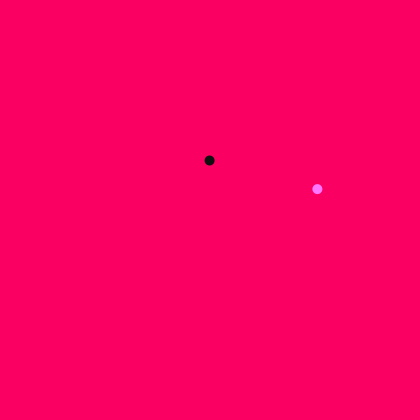
Frame 1 (no input)
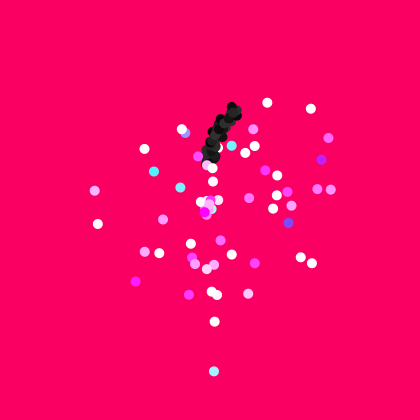
Frame 60 (the mouse pressed at the canvas centre just before this capture)
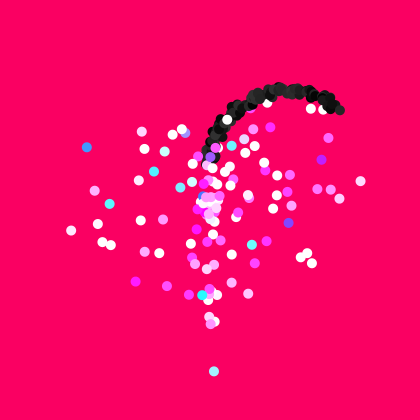
Frame 120 (the mouse held since frame 60 and released just before this capture)

The Processing sketch that drew these frames (run headless with seeded random() and noise(); from frame 60 on, the mouse is pressed at the canvas centre):

// Processing sketch: processing_124702
// ── processing_124702.pde

float x;
float y;

float t1 = 2;
float t2 = 0;
float r = 10;

void setup() {
  size(420, 420);
  background(250, 0, 98);
  smooth();
  noStroke();

  frameRate(5000);
}

void draw() {
  r = random(10);
  t1 = random(TWO_PI);

  pushMatrix();
  translate(width/2, height/2);

  calc(t1);

  noStroke();
  fill(random(2355), random(375), 375);
  ellipse(x, y, 10, 10);


  r = 10;
  calc(t2);

  fill(random(50));
  ellipse(x, y, 10, 10);

  popMatrix();

  t2 += 0.01;
}

void calc(float t) {
  // t = 0 -> x = 210 , y = 160
  x = r *(16 * sin(t) * sin(t) * sin(t)) + random(-5, 5);
  y = -1 * r * (13 * cos(t) - 5 * cos(2*t) - 2 * cos(3 * t) - cos(4 * t) ) +  random(-5, 5);
}
